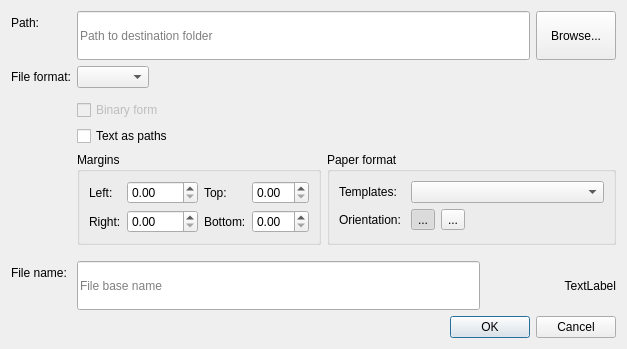
<?xml version="1.0" encoding="UTF-8"?>
<ui version="4.0">
 <class>DialogSaveLAyout</class>
 <widget class="QDialog" name="DialogSaveLAyout">
  <property name="geometry">
   <rect>
    <x>0</x>
    <y>0</y>
    <width>627</width>
    <height>349</height>
   </rect>
  </property>
  <property name="windowTitle">
   <string>Save Layout</string>
  </property>
  <property name="windowIcon">
   <iconset resource="../../../libs/vmisc/share/resources/icon.qrc">
    <normaloff>:/icon/64x64/icon64x64.png</normaloff>:/icon/64x64/icon64x64.png</iconset>
  </property>
  <layout class="QVBoxLayout" name="verticalLayout">
   <item>
    <layout class="QFormLayout" name="formLayout">
     <property name="sizeConstraint">
      <enum>QLayout::SetDefaultConstraint</enum>
     </property>
     <property name="fieldGrowthPolicy">
      <enum>QFormLayout::AllNonFixedFieldsGrow</enum>
     </property>
     <property name="labelAlignment">
      <set>Qt::AlignLeading|Qt::AlignLeft|Qt::AlignVCenter</set>
     </property>
     <property name="formAlignment">
      <set>Qt::AlignLeading|Qt::AlignLeft|Qt::AlignTop</set>
     </property>
     <item row="1" column="0">
      <widget class="QLabel" name="label">
       <property name="text">
        <string>Path:</string>
       </property>
      </widget>
     </item>
     <item row="1" column="1">
      <layout class="QHBoxLayout" name="horizontalLayout">
       <item>
        <widget class="QLineEdit" name="lineEditPath">
         <property name="sizePolicy">
          <sizepolicy hsizetype="Expanding" vsizetype="Expanding">
           <horstretch>0</horstretch>
           <verstretch>0</verstretch>
          </sizepolicy>
         </property>
         <property name="toolTip">
          <string>Destination folder</string>
         </property>
         <property name="placeholderText">
          <string>Path to destination folder</string>
         </property>
        </widget>
       </item>
       <item>
        <widget class="QPushButton" name="pushButtonBrowse">
         <property name="sizePolicy">
          <sizepolicy hsizetype="Preferred" vsizetype="Expanding">
           <horstretch>0</horstretch>
           <verstretch>0</verstretch>
          </sizepolicy>
         </property>
         <property name="toolTip">
          <string>Select path to destination folder</string>
         </property>
         <property name="text">
          <string>Browse...</string>
         </property>
        </widget>
       </item>
      </layout>
     </item>
     <item row="2" column="0">
      <widget class="QLabel" name="label_2">
       <property name="text">
        <string>File format:</string>
       </property>
      </widget>
     </item>
     <item row="2" column="1">
      <widget class="QComboBox" name="comboBoxFormat">
       <property name="sizePolicy">
        <sizepolicy hsizetype="Fixed" vsizetype="Preferred">
         <horstretch>0</horstretch>
         <verstretch>0</verstretch>
        </sizepolicy>
       </property>
      </widget>
     </item>
     <item row="4" column="1">
      <layout class="QVBoxLayout" name="verticalLayout_2"/>
     </item>
     <item row="5" column="0">
      <widget class="QLabel" name="label_4">
       <property name="text">
        <string/>
       </property>
      </widget>
     </item>
     <item row="5" column="1">
      <widget class="QCheckBox" name="checkBoxBinaryDXF">
       <property name="enabled">
        <bool>false</bool>
       </property>
       <property name="text">
        <string>Binary form</string>
       </property>
      </widget>
     </item>
     <item row="6" column="1">
      <widget class="QCheckBox" name="checkBoxTextAsPaths">
       <property name="enabled">
        <bool>true</bool>
       </property>
       <property name="text">
        <string>Text as paths</string>
       </property>
      </widget>
     </item>
     <item row="7" column="1">
      <layout class="QHBoxLayout" name="horizontalLayout_3">
       <property name="bottomMargin">
        <number>10</number>
       </property>
       <item>
        <widget class="QGroupBox" name="groupBoxMargins">
         <property name="enabled">
          <bool>true</bool>
         </property>
         <property name="title">
          <string>Margins</string>
         </property>
         <property name="checkable">
          <bool>false</bool>
         </property>
         <layout class="QHBoxLayout" name="horizontalLayout_6">
          <item>
           <layout class="QFormLayout" name="formLayout_2">
            <item row="1" column="0">
             <widget class="QLabel" name="labelRightField">
              <property name="text">
               <string>Right:</string>
              </property>
             </widget>
            </item>
            <item row="1" column="1">
             <widget class="QDoubleSpinBox" name="doubleSpinBoxRightField"/>
            </item>
            <item row="0" column="1">
             <widget class="QDoubleSpinBox" name="doubleSpinBoxLeftField">
              <property name="minimumSize">
               <size>
                <width>71</width>
                <height>0</height>
               </size>
              </property>
             </widget>
            </item>
            <item row="0" column="0">
             <widget class="QLabel" name="labelLeftField">
              <property name="text">
               <string>Left:</string>
              </property>
             </widget>
            </item>
           </layout>
          </item>
          <item>
           <layout class="QFormLayout" name="formLayout_3">
            <item row="0" column="0">
             <widget class="QLabel" name="labelTopField">
              <property name="text">
               <string>Top:</string>
              </property>
             </widget>
            </item>
            <item row="0" column="1">
             <widget class="QDoubleSpinBox" name="doubleSpinBoxTopField"/>
            </item>
            <item row="1" column="0">
             <widget class="QLabel" name="labelBottomField">
              <property name="text">
               <string>Bottom:</string>
              </property>
             </widget>
            </item>
            <item row="1" column="1">
             <widget class="QDoubleSpinBox" name="doubleSpinBoxBottomField"/>
            </item>
           </layout>
          </item>
         </layout>
        </widget>
       </item>
       <item>
        <widget class="QGroupBox" name="groupBoxPaperFormat">
         <property name="enabled">
          <bool>true</bool>
         </property>
         <property name="title">
          <string>Paper format</string>
         </property>
         <layout class="QVBoxLayout" name="verticalLayout_3">
          <item>
           <layout class="QFormLayout" name="formLayout_4">
            <item row="1" column="0">
             <widget class="QLabel" name="labelTemplates">
              <property name="text">
               <string>Templates: </string>
              </property>
             </widget>
            </item>
            <item row="1" column="1">
             <widget class="QComboBox" name="comboBoxTemplates"/>
            </item>
            <item row="2" column="0">
             <widget class="QLabel" name="label_5">
              <property name="text">
               <string>Orientation: </string>
              </property>
             </widget>
            </item>
            <item row="2" column="1">
             <layout class="QHBoxLayout" name="horizontalLayout_4">
              <item>
               <widget class="QToolButton" name="toolButtonPortrait">
                <property name="text">
                 <string>...</string>
                </property>
                <property name="icon">
                 <iconset resource="../../../libs/vmisc/share/resources/icon.qrc">
                  <normaloff>:/icon/16x16/portrait.png</normaloff>:/icon/16x16/portrait.png</iconset>
                </property>
                <property name="checkable">
                 <bool>true</bool>
                </property>
                <property name="checked">
                 <bool>true</bool>
                </property>
                <property name="autoExclusive">
                 <bool>true</bool>
                </property>
               </widget>
              </item>
              <item>
               <widget class="QToolButton" name="toolButtonLandscape">
                <property name="text">
                 <string>...</string>
                </property>
                <property name="icon">
                 <iconset resource="../../../libs/vmisc/share/resources/icon.qrc">
                  <normaloff>:/icon/16x16/landscape.png</normaloff>:/icon/16x16/landscape.png</iconset>
                </property>
                <property name="checkable">
                 <bool>true</bool>
                </property>
                <property name="autoExclusive">
                 <bool>true</bool>
                </property>
               </widget>
              </item>
              <item>
               <spacer name="horizontalSpacer">
                <property name="orientation">
                 <enum>Qt::Horizontal</enum>
                </property>
                <property name="sizeHint" stdset="0">
                 <size>
                  <width>40</width>
                  <height>20</height>
                 </size>
                </property>
               </spacer>
              </item>
             </layout>
            </item>
           </layout>
          </item>
          <item>
           <layout class="QHBoxLayout" name="horizontalLayout_5"/>
          </item>
         </layout>
        </widget>
       </item>
      </layout>
     </item>
     <item row="8" column="0">
      <widget class="QLabel" name="label_3">
       <property name="text">
        <string>File name:</string>
       </property>
      </widget>
     </item>
     <item row="8" column="1">
      <layout class="QHBoxLayout" name="horizontalLayout_2">
       <item>
        <widget class="QLineEdit" name="lineEditFileName">
         <property name="sizePolicy">
          <sizepolicy hsizetype="Expanding" vsizetype="Expanding">
           <horstretch>0</horstretch>
           <verstretch>0</verstretch>
          </sizepolicy>
         </property>
         <property name="toolTip">
          <string>File base name</string>
         </property>
         <property name="placeholderText">
          <string>File base name</string>
         </property>
        </widget>
       </item>
       <item>
        <widget class="QLabel" name="labelExample">
         <property name="minimumSize">
          <size>
           <width>130</width>
           <height>0</height>
          </size>
         </property>
         <property name="text">
          <string notr="true">TextLabel</string>
         </property>
         <property name="alignment">
          <set>Qt::AlignRight|Qt::AlignTrailing|Qt::AlignVCenter</set>
         </property>
        </widget>
       </item>
      </layout>
     </item>
    </layout>
   </item>
   <item>
    <widget class="QDialogButtonBox" name="buttonBox">
     <property name="orientation">
      <enum>Qt::Horizontal</enum>
     </property>
     <property name="standardButtons">
      <set>QDialogButtonBox::Cancel|QDialogButtonBox::Ok</set>
     </property>
    </widget>
   </item>
  </layout>
 </widget>
 <resources>
  <include location="../../../libs/vmisc/share/resources/icon.qrc"/>
 </resources>
 <connections>
  <connection>
   <sender>buttonBox</sender>
   <signal>accepted()</signal>
   <receiver>DialogSaveLAyout</receiver>
   <slot>accept()</slot>
   <hints>
    <hint type="sourcelabel">
     <x>248</x>
     <y>254</y>
    </hint>
    <hint type="destinationlabel">
     <x>157</x>
     <y>274</y>
    </hint>
   </hints>
  </connection>
  <connection>
   <sender>buttonBox</sender>
   <signal>rejected()</signal>
   <receiver>DialogSaveLAyout</receiver>
   <slot>reject()</slot>
   <hints>
    <hint type="sourcelabel">
     <x>316</x>
     <y>260</y>
    </hint>
    <hint type="destinationlabel">
     <x>286</x>
     <y>274</y>
    </hint>
   </hints>
  </connection>
 </connections>
</ui>
